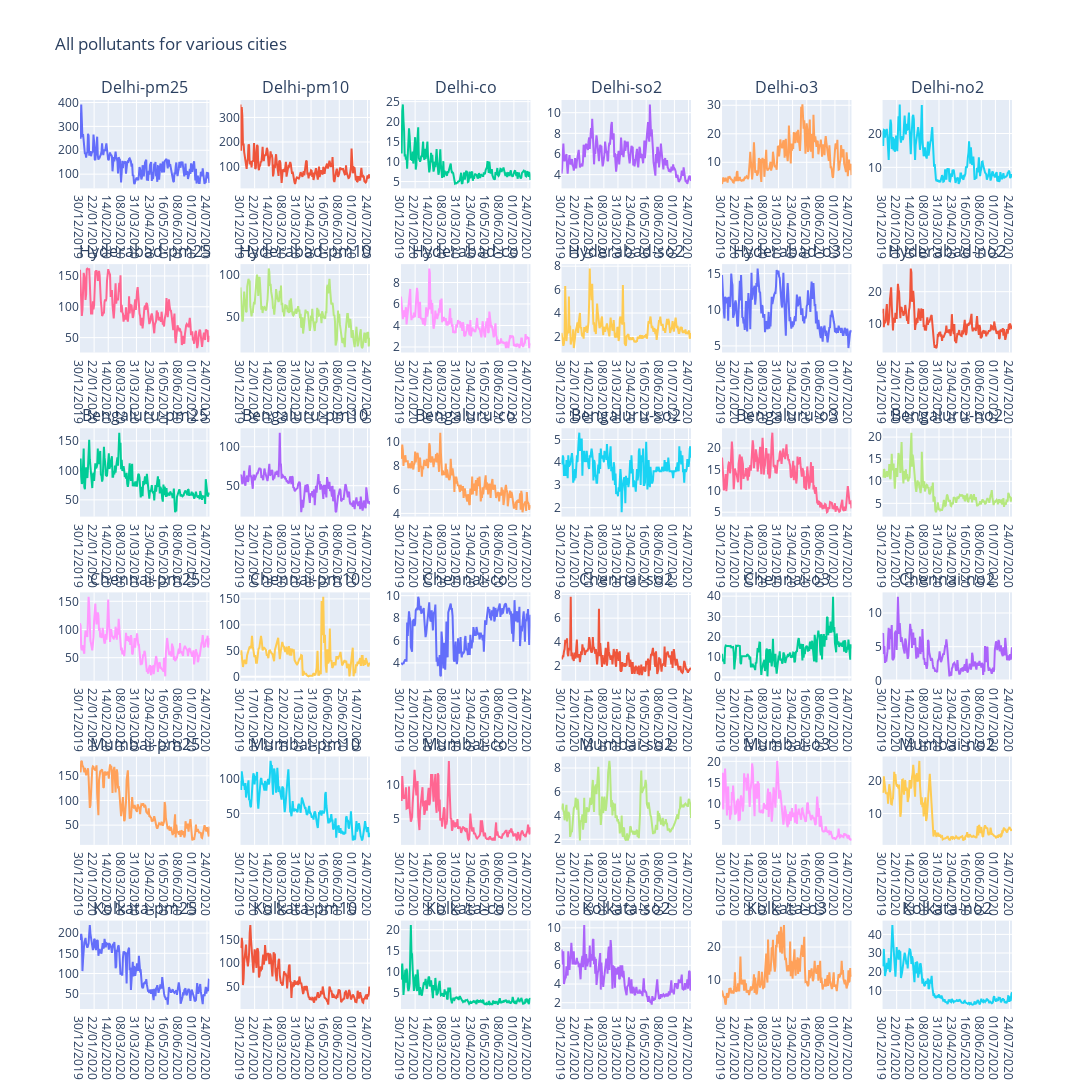

Source (notebook cell):
### Markdown cell above
Plot them all!

### Code cell
city=['Delhi','Hyderabad','Bengaluru','Chennai','Mumbai','Kolkata']
pollutant=['pm25','pm10','co','so2','o3','no2']
titles=[]
for i in city:
    for j in pollutant:
        entry= i + '-' + j
        titles.append(entry)
fig = make_subplots(
rows=6, cols=6,
subplot_titles=titles)
for m,i in enumerate(city):
    for n,j in enumerate(pollutant):
        dff=df[df['City'].isin([i])]
        dff=dff[dff['Specie'].isin([j])]
        fig.add_trace(go.Scatter(x=dff['Date'], y=dff['median']),row=m+1, col=n+1)
fig.update_layout(height=1450, width=1400,showlegend=False,
                  title_text="All pollutants for various cities")
fig.show()        
fig.write_image('all_pollutants.png')

### Figure 1 — Plotly figure (JSON) as saved in the notebook; plotly's stock layout.template omitted (floating-point values rounded to 4 significant figures; data arrays with more than 128 entries replaced by an {"elided": "..."} marker saying what was removed)
{"data": [{"type": "scatter", "x": {"elided": "212 str values"}, "xaxis": "x", "y": {"elided": "212 int values"}, "yaxis": "y"}, {"type": "scatter", "x": {"elided": "212 str values"}, "xaxis": "x2", "y": {"elided": "212 int values"}, "yaxis": "y2"}, {"type": "scatter", "x": {"elided": "212 str values"}, "xaxis": "x3", "y": {"elided": "212 float values"}, "yaxis": "y3"}, {"type": "scatter", "x": {"elided": "212 str values"}, "xaxis": "x4", "y": {"elided": "212 float values"}, "yaxis": "y4"}, {"type": "scatter", "x": {"elided": "212 str values"}, "xaxis": "x5", "y": {"elided": "212 float values"}, "yaxis": "y5"}, {"type": "scatter", "x": {"elided": "212 str values"}, "xaxis": "x6", "y": {"elided": "212 float values"}, "yaxis": "y6"}, {"type": "scatter", "x": {"elided": "212 str values"}, "xaxis": "x7", "y": {"elided": "212 int values"}, "yaxis": "y7"}, {"type": "scatter", "x": {"elided": "212 str values"}, "xaxis": "x8", "y": {"elided": "212 int values"}, "yaxis": "y8"}, {"type": "scatter", "x": {"elided": "212 str values"}, "xaxis": "x9", "y": {"elided": "212 float values"}, "yaxis": "y9"}, {"type": "scatter", "x": {"elided": "212 str values"}, "xaxis": "x10", "y": {"elided": "212 float values"}, "yaxis": "y10"}, {"type": "scatter", "x": {"elided": "212 str values"}, "xaxis": "x11", "y": {"elided": "212 float values"}, "yaxis": "y11"}, {"type": "scatter", "x": {"elided": "212 str values"}, "xaxis": "x12", "y": {"elided": "212 float values"}, "yaxis": "y12"}, {"type": "scatter", "x": {"elided": "212 str values"}, "xaxis": "x13", "y": {"elided": "212 int values"}, "yaxis": "y13"}, {"type": "scatter", "x": {"elided": "212 str values"}, "xaxis": "x14", "y": {"elided": "212 int values"}, "yaxis": "y14"}, {"type": "scatter", "x": {"elided": "212 str values"}, "xaxis": "x15", "y": {"elided": "212 float values"}, "yaxis": "y15"}, {"type": "scatter", "x": {"elided": "212 str values"}, "xaxis": "x16", "y": {"elided": "212 float values"}, "yaxis": "y16"}, {"type": "scatter", "x": {"elided": "212 str values"}, "xaxis": "x17", "y": {"elided": "212 float values"}, "yaxis": "y17"}, {"type": "scatter", "x": {"elided": "212 str values"}, "xaxis": "x18", "y": {"elided": "212 float values"}, "yaxis": "y18"}, {"type": "scatter", "x": {"elided": "212 str values"}, "xaxis": "x19", "y": {"elided": "212 int values"}, "yaxis": "y19"}, {"type": "scatter", "x": {"elided": "159 str values"}, "xaxis": "x20", "y": {"elided": "159 int values"}, "yaxis": "y20"}, {"type": "scatter", "x": {"elided": "212 str values"}, "xaxis": "x21", "y": {"elided": "212 float values"}, "yaxis": "y21"}, {"type": "scatter", "x": {"elided": "212 str values"}, "xaxis": "x22", "y": {"elided": "212 float values"}, "yaxis": "y22"}, {"type": "scatter", "x": {"elided": "212 str values"}, "xaxis": "x23", "y": {"elided": "212 float values"}, "yaxis": "y23"}, {"type": "scatter", "x": {"elided": "212 str values"}, "xaxis": "x24", "y": {"elided": "212 float values"}, "yaxis": "y24"}, {"type": "scatter", "x": {"elided": "212 str values"}, "xaxis": "x25", "y": {"elided": "212 int values"}, "yaxis": "y25"}, {"type": "scatter", "x": {"elided": "212 str values"}, "xaxis": "x26", "y": {"elided": "212 int values"}, "yaxis": "y26"}, {"type": "scatter", "x": {"elided": "212 str values"}, "xaxis": "x27", "y": {"elided": "212 float values"}, "yaxis": "y27"}, {"type": "scatter", "x": {"elided": "212 str values"}, "xaxis": "x28", "y": {"elided": "212 float values"}, "yaxis": "y28"}, {"type": "scatter", "x": {"elided": "212 str values"}, "xaxis": "x29", "y": {"elided": "212 float values"}, "yaxis": "y29"}, {"type": "scatter", "x": {"elided": "212 str values"}, "xaxis": "x30", "y": {"elided": "212 float values"}, "yaxis": "y30"}, {"type": "scatter", "x": {"elided": "212 str values"}, "xaxis": "x31", "y": {"elided": "212 int values"}, "yaxis": "y31"}, {"type": "scatter", "x": {"elided": "212 str values"}, "xaxis": "x32", "y": {"elided": "212 int values"}, "yaxis": "y32"}, {"type": "scatter", "x": {"elided": "212 str values"}, "xaxis": "x33", "y": {"elided": "212 float values"}, "yaxis": "y33"}, {"type": "scatter", "x": {"elided": "212 str values"}, "xaxis": "x34", "y": {"elided": "212 float values"}, "yaxis": "y34"}, {"type": "scatter", "x": {"elided": "212 str values"}, "xaxis": "x35", "y": {"elided": "212 float values"}, "yaxis": "y35"}, {"type": "scatter", "x": {"elided": "212 str values"}, "xaxis": "x36", "y": {"elided": "212 float values"}, "yaxis": "y36"}], "layout": {"annotations": [{"font": {"size": 16}, "showarrow": false, "text": "Delhi-pm25", "x": 0.06944, "xanchor": "center", "xref": "paper", "y": 1.0, "yanchor": "bottom", "yref": "paper"}, {"font": {"size": 16}, "showarrow": false, "text": "Delhi-pm10", "x": 0.2417, "xanchor": "center", "xref": "paper", "y": 1.0, "yanchor": "bottom", "yref": "paper"}, {"font": {"size": 16}, "showarrow": false, "text": "Delhi-co", "x": 0.4139, "xanchor": "center", "xref": "paper", "y": 1.0, "yanchor": "bottom", "yref": "paper"}, {"font": {"size": 16}, "showarrow": false, "text": "Delhi-so2", "x": 0.5861, "xanchor": "center", "xref": "paper", "y": 1.0, "yanchor": "bottom", "yref": "paper"}, {"font": {"size": 16}, "showarrow": false, "text": "Delhi-o3", "x": 0.7583, "xanchor": "center", "xref": "paper", "y": 1.0, "yanchor": "bottom", "yref": "paper"}, {"font": {"size": 16}, "showarrow": false, "text": "Delhi-no2", "x": 0.9306, "xanchor": "center", "xref": "paper", "y": 1.0, "yanchor": "bottom", "yref": "paper"}, {"font": {"size": 16}, "showarrow": false, "text": "Hyderabad-pm25", "x": 0.06944, "xanchor": "center", "xref": "paper", "y": 0.8194, "yanchor": "bottom", "yref": "paper"}, {"font": {"size": 16}, "showarrow": false, "text": "Hyderabad-pm10", "x": 0.2417, "xanchor": "center", "xref": "paper", "y": 0.8194, "yanchor": "bottom", "yref": "paper"}, {"font": {"size": 16}, "showarrow": false, "text": "Hyderabad-co", "x": 0.4139, "xanchor": "center", "xref": "paper", "y": 0.8194, "yanchor": "bottom", "yref": "paper"}, {"font": {"size": 16}, "showarrow": false, "text": "Hyderabad-so2", "x": 0.5861, "xanchor": "center", "xref": "paper", "y": 0.8194, "yanchor": "bottom", "yref": "paper"}, {"font": {"size": 16}, "showarrow": false, "text": "Hyderabad-o3", "x": 0.7583, "xanchor": "center", "xref": "paper", "y": 0.8194, "yanchor": "bottom", "yref": "paper"}, {"font": {"size": 16}, "showarrow": false, "text": "Hyderabad-no2", "x": 0.9306, "xanchor": "center", "xref": "paper", "y": 0.8194, "yanchor": "bottom", "yref": "paper"}, {"font": {"size": 16}, "showarrow": false, "text": "Bengaluru-pm25", "x": 0.06944, "xanchor": "center", "xref": "paper", "y": 0.6389, "yanchor": "bottom", "yref": "paper"}, {"font": {"size": 16}, "showarrow": false, "text": "Bengaluru-pm10", "x": 0.2417, "xanchor": "center", "xref": "paper", "y": 0.6389, "yanchor": "bottom", "yref": "paper"}, {"font": {"size": 16}, "showarrow": false, "text": "Bengaluru-co", "x": 0.4139, "xanchor": "center", "xref": "paper", "y": 0.6389, "yanchor": "bottom", "yref": "paper"}, {"font": {"size": 16}, "showarrow": false, "text": "Bengaluru-so2", "x": 0.5861, "xanchor": "center", "xref": "paper", "y": 0.6389, "yanchor": "bottom", "yref": "paper"}, {"font": {"size": 16}, "showarrow": false, "text": "Bengaluru-o3", "x": 0.7583, "xanchor": "center", "xref": "paper", "y": 0.6389, "yanchor": "bottom", "yref": "paper"}, {"font": {"size": 16}, "showarrow": false, "text": "Bengaluru-no2", "x": 0.9306, "xanchor": "center", "xref": "paper", "y": 0.6389, "yanchor": "bottom", "yref": "paper"}, {"font": {"size": 16}, "showarrow": false, "text": "Chennai-pm25", "x": 0.06944, "xanchor": "center", "xref": "paper", "y": 0.4583, "yanchor": "bottom", "yref": "paper"}, {"font": {"size": 16}, "showarrow": false, "text": "Chennai-pm10", "x": 0.2417, "xanchor": "center", "xref": "paper", "y": 0.4583, "yanchor": "bottom", "yref": "paper"}, {"font": {"size": 16}, "showarrow": false, "text": "Chennai-co", "x": 0.4139, "xanchor": "center", "xref": "paper", "y": 0.4583, "yanchor": "bottom", "yref": "paper"}, {"font": {"size": 16}, "showarrow": false, "text": "Chennai-so2", "x": 0.5861, "xanchor": "center", "xref": "paper", "y": 0.4583, "yanchor": "bottom", "yref": "paper"}, {"font": {"size": 16}, "showarrow": false, "text": "Chennai-o3", "x": 0.7583, "xanchor": "center", "xref": "paper", "y": 0.4583, "yanchor": "bottom", "yref": "paper"}, {"font": {"size": 16}, "showarrow": false, "text": "Chennai-no2", "x": 0.9306, "xanchor": "center", "xref": "paper", "y": 0.4583, "yanchor": "bottom", "yref": "paper"}, {"font": {"size": 16}, "showarrow": false, "text": "Mumbai-pm25", "x": 0.06944, "xanchor": "center", "xref": "paper", "y": 0.2778, "yanchor": "bottom", "yref": "paper"}, {"font": {"size": 16}, "showarrow": false, "text": "Mumbai-pm10", "x": 0.2417, "xanchor": "center", "xref": "paper", "y": 0.2778, "yanchor": "bottom", "yref": "paper"}, {"font": {"size": 16}, "showarrow": false, "text": "Mumbai-co", "x": 0.4139, "xanchor": "center", "xref": "paper", "y": 0.2778, "yanchor": "bottom", "yref": "paper"}, {"font": {"size": 16}, "showarrow": false, "text": "Mumbai-so2", "x": 0.5861, "xanchor": "center", "xref": "paper", "y": 0.2778, "yanchor": "bottom", "yref": "paper"}, {"font": {"size": 16}, "showarrow": false, "text": "Mumbai-o3", "x": 0.7583, "xanchor": "center", "xref": "paper", "y": 0.2778, "yanchor": "bottom", "yref": "paper"}, {"font": {"size": 16}, "showarrow": false, "text": "Mumbai-no2", "x": 0.9306, "xanchor": "center", "xref": "paper", "y": 0.2778, "yanchor": "bottom", "yref": "paper"}, {"font": {"size": 16}, "showarrow": false, "text": "Kolkata-pm25", "x": 0.06944, "xanchor": "center", "xref": "paper", "y": 0.09722, "yanchor": "bottom", "yref": "paper"}, {"font": {"size": 16}, "showarrow": false, "text": "Kolkata-pm10", "x": 0.2417, "xanchor": "center", "xref": "paper", "y": 0.09722, "yanchor": "bottom", "yref": "paper"}, {"font": {"size": 16}, "showarrow": false, "text": "Kolkata-co", "x": 0.4139, "xanchor": "center", "xref": "paper", "y": 0.09722, "yanchor": "bottom", "yref": "paper"}, {"font": {"size": 16}, "showarrow": false, "text": "Kolkata-so2", "x": 0.5861, "xanchor": "center", "xref": "paper", "y": 0.09722, "yanchor": "bottom", "yref": "paper"}, {"font": {"size": 16}, "showarrow": false, "text": "Kolkata-o3", "x": 0.7583, "xanchor": "center", "xref": "paper", "y": 0.09722, "yanchor": "bottom", "yref": "paper"}, {"font": {"size": 16}, "showarrow": false, "text": "Kolkata-no2", "x": 0.9306, "xanchor": "center", "xref": "paper", "y": 0.09722, "yanchor": "bottom", "yref": "paper"}], "height": 1450, "showlegend": false, "title": {"text": "All pollutants for various cities"}, "width": 1400, "xaxis": {"anchor": "y", "autorange": true, "domain": [0, 0.1389], "range": [0, 211], "type": "category"}, "xaxis10": {"anchor": "y10", "autorange": true, "domain": [0.5167, 0.6556], "range": [0, 211], "type": "category"}, "xaxis11": {"anchor": "y11", "autorange": true, "domain": [0.6889, 0.8278], "range": [0, 211], "type": "category"}, "xaxis12": {"anchor": "y12", "autorange": true, "domain": [0.8611, 1], "range": [0, 211], "type": "category"}, "xaxis13": {"anchor": "y13", "autorange": true, "domain": [0, 0.1389], "range": [0, 211], "type": "category"}, "xaxis14": {"anchor": "y14", "autorange": true, "domain": [0.1722, 0.3111], "range": [0, 211], "type": "category"}, "xaxis15": {"anchor": "y15", "autorange": true, "domain": [0.3444, 0.4833], "range": [0, 211], "type": "category"}, "xaxis16": {"anchor": "y16", "autorange": true, "domain": [0.5167, 0.6556], "range": [0, 211], "type": "category"}, "xaxis17": {"anchor": "y17", "autorange": true, "domain": [0.6889, 0.8278], "range": [0, 211], "type": "category"}, "xaxis18": {"anchor": "y18", "autorange": true, "domain": [0.8611, 1], "range": [0, 211], "type": "category"}, "xaxis19": {"anchor": "y19", "autorange": true, "domain": [0, 0.1389], "range": [0, 211], "type": "category"}, "xaxis2": {"anchor": "y2", "autorange": true, "domain": [0.1722, 0.3111], "range": [0, 211], "type": "category"}, "xaxis20": {"anchor": "y20", "autorange": true, "domain": [0.1722, 0.3111], "range": [0, 158], "type": "category"}, "xaxis21": {"anchor": "y21", "autorange": true, "domain": [0.3444, 0.4833], "range": [0, 211], "type": "category"}, "xaxis22": {"anchor": "y22", "autorange": true, "domain": [0.5167, 0.6556], "range": [0, 211], "type": "category"}, "xaxis23": {"anchor": "y23", "autorange": true, "domain": [0.6889, 0.8278], "range": [0, 211], "type": "category"}, "xaxis24": {"anchor": "y24", "autorange": true, "domain": [0.8611, 1], "range": [0, 211], "type": "category"}, "xaxis25": {"anchor": "y25", "autorange": true, "domain": [0, 0.1389], "range": [0, 211], "type": "category"}, "xaxis26": {"anchor": "y26", "autorange": true, "domain": [0.1722, 0.3111], "range": [0, 211], "type": "category"}, "xaxis27": {"anchor": "y27", "autorange": true, "domain": [0.3444, 0.4833], "range": [0, 211], "type": "category"}, "xaxis28": {"anchor": "y28", "autorange": true, "domain": [0.5167, 0.6556], "range": [0, 211], "type": "category"}, "xaxis29": {"anchor": "y29", "autorange": true, "domain": [0.6889, 0.8278], "range": [0, 211], "type": "category"}, "xaxis3": {"anchor": "y3", "autorange": true, "domain": [0.3444, 0.4833], "range": [0, 211], "type": "category"}, "xaxis30": {"anchor": "y30", "autorange": true, "domain": [0.8611, 1], "range": [0, 211], "type": "category"}, "xaxis31": {"anchor": "y31", "autorange": true, "domain": [0, 0.1389], "range": [0, 211], "type": "category"}, "xaxis32": {"anchor": "y32", "autorange": true, "domain": [0.1722, 0.3111], "range": [0, 211], "type": "category"}, "xaxis33": {"anchor": "y33", "autorange": true, "domain": [0.3444, 0.4833], "range": [0, 211], "type": "category"}, "xaxis34": {"anchor": "y34", "autorange": true, "domain": [0.5167, 0.6556], "range": [0, 211], "type": "category"}, "xaxis35": {"anchor": "y35", "autorange": true, "domain": [0.6889, 0.8278], "range": [0, 211], "type": "category"}, "xaxis36": {"anchor": "y36", "autorange": true, "domain": [0.8611, 1], "range": [0, 211], "type": "category"}, "xaxis4": {"anchor": "y4", "autorange": true, "domain": [0.5167, 0.6556], "range": [0, 211], "type": "category"}, "xaxis5": {"anchor": "y5", "autorange": true, "domain": [0.6889, 0.8278], "range": [0, 211], "type": "category"}, "xaxis6": {"anchor": "y6", "autorange": true, "domain": [0.8611, 1], "range": [0, 211], "type": "category"}, "xaxis7": {"anchor": "y7", "autorange": true, "domain": [0, 0.1389], "range": [0, 211], "type": "category"}, "xaxis8": {"anchor": "y8", "autorange": true, "domain": [0.1722, 0.3111], "range": [0, 211], "type": "category"}, "xaxis9": {"anchor": "y9", "autorange": true, "domain": [0.3444, 0.4833], "range": [0, 211], "type": "category"}, "yaxis": {"anchor": "x", "autorange": true, "domain": [0.9028, 1.0], "range": [40.5, 410.5], "type": "linear"}, "yaxis10": {"anchor": "x10", "autorange": true, "domain": [0.7222, 0.8194], "range": [0.6222, 8.178], "type": "linear"}, "yaxis11": {"anchor": "x11", "autorange": true, "domain": [0.7222, 0.8194], "range": [4.089, 16.31], "type": "linear"}, "yaxis12": {"anchor": "x12", "autorange": true, "domain": [0.7222, 0.8194], "range": [0.8056, 28.69], "type": "linear"}, "yaxis13": {"anchor": "x13", "autorange": true, "domain": [0.5417, 0.6389], "range": [21.5, 171.5], "type": "linear"}, "yaxis14": {"anchor": "x14", "autorange": true, "domain": [0.5417, 0.6389], "range": [10.33, 123.7], "type": "linear"}, "yaxis15": {"anchor": "x15", "autorange": true, "domain": [0.5417, 0.6389], "range": [3.728, 11.17], "type": "linear"}, "yaxis16": {"anchor": "x16", "autorange": true, "domain": [0.5417, 0.6389], "range": [1.606, 5.494], "type": "linear"}, "yaxis17": {"anchor": "x17", "autorange": true, "domain": [0.5417, 0.6389], "range": [3.967, 24.63], "type": "linear"}, "yaxis18": {"anchor": "x18", "autorange": true, "domain": [0.5417, 0.6389], "range": [2, 22], "type": "linear"}, "yaxis19": {"anchor": "x19", "autorange": true, "domain": [0.3611, 0.4583], "range": [9.167, 165.8], "type": "linear"}, "yaxis2": {"anchor": "x2", "autorange": true, "domain": [0.9028, 1.0], "range": [11, 371], "type": "linear"}, "yaxis20": {"anchor": "x20", "autorange": true, "domain": [0.3611, 0.4583], "range": [-7.5, 162.5], "type": "linear"}, "yaxis21": {"anchor": "x21", "autorange": true, "domain": [0.3611, 0.4583], "range": [2.406, 10.29], "type": "linear"}, "yaxis22": {"anchor": "x22", "autorange": true, "domain": [0.3611, 0.4583], "range": [0.7278, 8.172], "type": "linear"}, "yaxis23": {"anchor": "x23", "autorange": true, "domain": [0.3611, 0.4583], "range": [-1.783, 41.88], "type": "linear"}, "yaxis24": {"anchor": "x24", "autorange": true, "domain": [0.3611, 0.4583], "range": [-0.05556, 13.06], "type": "linear"}, "yaxis25": {"anchor": "x25", "autorange": true, "domain": [0.1806, 0.2778], "range": [10.06, 188.9], "type": "linear"}, "yaxis26": {"anchor": "x26", "autorange": true, "domain": [0.1806, 0.2778], "range": [4.611, 132.4], "type": "linear"}, "yaxis27": {"anchor": "x27", "autorange": true, "domain": [0.1806, 0.2778], "range": [1.261, 14.04], "type": "linear"}, "yaxis28": {"anchor": "x28", "autorange": true, "domain": [0.1806, 0.2778], "range": [1.528, 8.972], "type": "linear"}, "yaxis29": {"anchor": "x29", "autorange": true, "domain": [0.1806, 0.2778], "range": [0.3611, 21.14], "type": "linear"}, "yaxis3": {"anchor": "x3", "autorange": true, "domain": [0.9028, 1.0], "range": [3.294, 25.41], "type": "linear"}, "yaxis30": {"anchor": "x30", "autorange": true, "domain": [0.1806, 0.2778], "range": [0.4556, 27.34], "type": "linear"}, "yaxis31": {"anchor": "x31", "autorange": true, "domain": [0, 0.09722], "range": [12.06, 230.9], "type": "linear"}, "yaxis32": {"anchor": "x32", "autorange": true, "domain": [0, 0.09722], "range": [3.722, 189.3], "type": "linear"}, "yaxis33": {"anchor": "x33", "autorange": true, "domain": [0, 0.09722], "range": [1.256, 22.14], "type": "linear"}, "yaxis34": {"anchor": "x34", "autorange": true, "domain": [0, 0.09722], "range": [1.328, 10.77], "type": "linear"}, "yaxis35": {"anchor": "x35", "autorange": true, "domain": [0, 0.09722], "range": [1.156, 28.04], "type": "linear"}, "yaxis36": {"anchor": "x36", "autorange": true, "domain": [0, 0.09722], "range": [0.03333, 47.37], "type": "linear"}, "yaxis4": {"anchor": "x4", "autorange": true, "domain": [0.9028, 1.0], "range": [2.672, 11.23], "type": "linear"}, "yaxis5": {"anchor": "x5", "autorange": true, "domain": [0.9028, 1.0], "range": [0.85, 31.85], "type": "linear"}, "yaxis6": {"anchor": "x6", "autorange": true, "domain": [0.9028, 1.0], "range": [3.794, 29.91], "type": "linear"}, "yaxis7": {"anchor": "x7", "autorange": true, "domain": [0.7222, 0.8194], "range": [25.83, 169.2], "type": "linear"}, "yaxis8": {"anchor": "x8", "autorange": true, "domain": [0.7222, 0.8194], "range": [8.833, 112.2], "type": "linear"}, "yaxis9": {"anchor": "x9", "autorange": true, "domain": [0.7222, 0.8194], "range": [1.489, 9.711], "type": "linear"}}}
